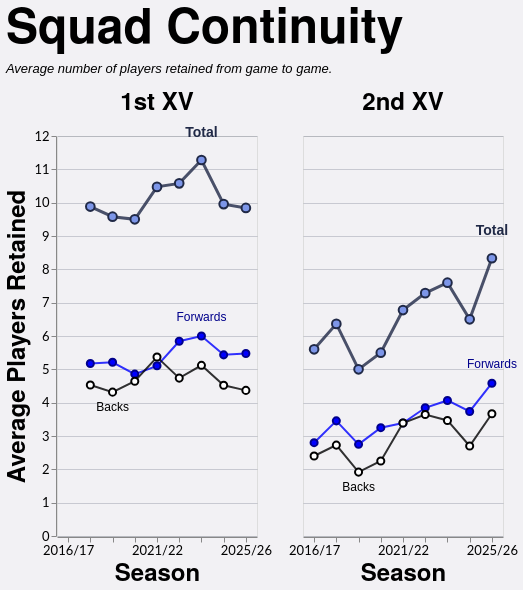

Vega-Lite specification for this chart:
### Vega-Lite specification from a JSON file in a GitHub repository (floating-point values rounded to 4 significant figures)
{"config": {"axis": {"labelFont": "Lato, sans-serif", "titleFont": "PT Sans Narrow, Helvetica Neue, Helvetica, Arial, sans-serif", "labelFontSize": 13, "titleFontSize": 24, "gridColor": "#202947", "gridOpacity": 0.2}, "header": {"labelFont": "PT Sans Narrow, Helvetica Neue, Helvetica, Arial, sans-serif", "titleFont": "PT Sans Narrow, Helvetica Neue, Helvetica, Arial, sans-serif", "labelFontSize": 24, "titleFontSize": 28, "labelFontWeight": "bold", "orient": "left"}, "legend": {"labelFont": "Lato, sans-serif", "titleFont": "PT Sans Narrow, Helvetica Neue, Helvetica, Arial, sans-serif", "labelFontSize": 14, "titleFontSize": 16, "titlePadding": 5, "fillColor": "white", "strokeColor": "black", "padding": 10, "titleFontWeight": "lighter", "titleFontStyle": "italic", "titleColor": "gray", "offset": 10}, "title": {"font": "PT Sans Narrow, Helvetica Neue, Helvetica, Arial, sans-serif", "fontSize": 48, "fontWeight": "bold", "anchor": "start", "align": "center", "titlePadding": 20, "subtitlePadding": 10, "subtitleFontSize": 13, "subtitleColor": "", "subtitleFontStyle": "italic", "offset": 15, "color": "black"}, "axisX": {"labelAngle": 0}, "facet": {"title": null, "header": null, "align": {"row": "each", "column": "each"}}, "resolve": {"scale": {"y": "independent", "facet": "independent"}}, "background": "#f2f1f4"}, "data": {"name": "data-88b545962ec730aea4a5cfcc2c9c336f"}, "facet": {"column": {"field": "squad", "header": {"labelExpr": "datum.value + ' XV'", "labelFontSize": 24}, "sort": ["1st", "2nd"], "title": null, "type": "nominal"}}, "spec": {"layer": [{"mark": {"type": "line", "color": "#202946", "opacity": 0.8, "point": {"filled": true, "color": "#7d96e8", "stroke": "#202946", "size": 75, "strokeWidth": 2}, "strokeWidth": 3}, "encoding": {"detail": [{"field": "unit", "type": "nominal"}], "tooltip": [{"field": "season", "title": "Season", "type": "ordinal"}, {"field": "squad", "title": "Squad", "type": "nominal"}, {"field": "unit", "title": "Unit", "type": "nominal"}, {"field": "retained", "format": ".1f", "title": "Avg Retained", "type": "quantitative"}], "x": {"axis": {"labelAngle": 0, "labelOverlap": "parity"}, "field": "season", "sort": "ascending", "title": "Season", "type": "ordinal"}, "y": {"axis": {"tickMinStep": 1}, "field": "retained", "scale": {"zero": true}, "title": "Average Players Retained", "type": "quantitative"}}, "transform": [{"filter": "(datum.unit === 'Total')"}]}, {"mark": {"type": "line", "color": "blue", "opacity": 0.8, "point": {"filled": true, "color": "blue", "stroke": "darkblue", "size": 50, "strokeWidth": 2}, "strokeWidth": 2}, "encoding": {"detail": [{"field": "unit", "type": "nominal"}], "tooltip": [{"field": "season", "title": "Season", "type": "ordinal"}, {"field": "squad", "title": "Squad", "type": "nominal"}, {"field": "unit", "title": "Unit", "type": "nominal"}, {"field": "retained", "format": ".1f", "title": "Avg Retained", "type": "quantitative"}], "x": {"axis": {"labelAngle": 0, "labelOverlap": "parity"}, "field": "season", "sort": "ascending", "title": "Season", "type": "ordinal"}, "y": {"axis": {"tickMinStep": 1}, "field": "retained", "scale": {"zero": true}, "title": "Average Players Retained", "type": "quantitative"}}, "transform": [{"filter": "(datum.unit === 'Forwards')"}]}, {"mark": {"type": "line", "color": "black", "opacity": 0.8, "point": {"filled": true, "color": "white", "stroke": "black", "size": 50, "strokeWidth": 2}, "strokeWidth": 2}, "encoding": {"detail": [{"field": "unit", "type": "nominal"}], "tooltip": [{"field": "season", "title": "Season", "type": "ordinal"}, {"field": "squad", "title": "Squad", "type": "nominal"}, {"field": "unit", "title": "Unit", "type": "nominal"}, {"field": "retained", "format": ".1f", "title": "Avg Retained", "type": "quantitative"}], "x": {"axis": {"labelAngle": 0, "labelOverlap": "parity"}, "field": "season", "sort": "ascending", "title": "Season", "type": "ordinal"}, "y": {"axis": {"tickMinStep": 1}, "field": "retained", "scale": {"zero": true}, "title": "Average Players Retained", "type": "quantitative"}}, "transform": [{"filter": "(datum.unit === 'Backs')"}]}, {"mark": {"type": "text", "align": "center", "baseline": "bottom", "color": "#202946", "dx": 0, "dy": -20, "fontSize": 14, "fontWeight": "bold"}, "encoding": {"detail": [{"field": "unit", "type": "nominal"}], "text": {"value": "Total"}, "tooltip": [{"field": "season", "title": "Season", "type": "ordinal"}, {"field": "squad", "title": "Squad", "type": "nominal"}, {"field": "unit", "title": "Unit", "type": "nominal"}, {"field": "retained", "format": ".1f", "title": "Avg Retained", "type": "quantitative"}], "x": {"field": "season", "type": "ordinal"}, "y": {"field": "retained", "type": "quantitative"}}, "transform": [{"filter": "(datum.unit === 'Total')"}, {"calculate": "toNumber(split(datum.season, '/')[0])", "as": "season_order"}, {"joinaggregate": [{"op": "max", "field": "retained", "as": "max_value"}, {"op": "min", "field": "retained", "as": "min_value"}], "groupby": ["squad"]}, {"filter": "datum.retained > 0"}, {"filter": "datum.retained == datum.max_value"}, {"window": [{"op": "row_number", "field": "", "as": "rank"}], "groupby": ["squad"], "sort": [{"field": "season_order", "order": "descending"}]}, {"filter": "datum.rank == 1"}]}, {"mark": {"type": "text", "align": "center", "baseline": "bottom", "color": "darkblue", "dx": 0, "dy": -12, "fontSize": 12, "fontWeight": "normal"}, "encoding": {"detail": [{"field": "unit", "type": "nominal"}], "text": {"value": "Forwards"}, "tooltip": [{"field": "season", "title": "Season", "type": "ordinal"}, {"field": "squad", "title": "Squad", "type": "nominal"}, {"field": "unit", "title": "Unit", "type": "nominal"}, {"field": "retained", "format": ".1f", "title": "Avg Retained", "type": "quantitative"}], "x": {"field": "season", "type": "ordinal"}, "y": {"field": "retained", "type": "quantitative"}}, "transform": [{"filter": "(datum.unit === 'Forwards')"}, {"calculate": "toNumber(split(datum.season, '/')[0])", "as": "season_order"}, {"joinaggregate": [{"op": "max", "field": "retained", "as": "max_value"}, {"op": "min", "field": "retained", "as": "min_value"}], "groupby": ["squad"]}, {"filter": "datum.retained > 0"}, {"filter": "datum.retained == datum.max_value"}, {"window": [{"op": "row_number", "field": "", "as": "rank"}], "groupby": ["squad"], "sort": [{"field": "season_order", "order": "descending"}]}, {"filter": "datum.rank == 1"}]}, {"mark": {"type": "text", "align": "center", "baseline": "top", "color": "black", "dx": 0, "dy": 10, "fontSize": 12, "fontWeight": "normal"}, "encoding": {"detail": [{"field": "unit", "type": "nominal"}], "text": {"value": "Backs"}, "tooltip": [{"field": "season", "title": "Season", "type": "ordinal"}, {"field": "squad", "title": "Squad", "type": "nominal"}, {"field": "unit", "title": "Unit", "type": "nominal"}, {"field": "retained", "format": ".1f", "title": "Avg Retained", "type": "quantitative"}], "x": {"field": "season", "type": "ordinal"}, "y": {"field": "retained", "type": "quantitative"}}, "transform": [{"filter": "(datum.unit === 'Backs')"}, {"calculate": "toNumber(split(datum.season, '/')[0])", "as": "season_order"}, {"joinaggregate": [{"op": "max", "field": "retained", "as": "max_value"}, {"op": "min", "field": "retained", "as": "min_value"}], "groupby": ["squad"]}, {"filter": "datum.retained > 0"}, {"filter": "datum.retained == datum.min_value"}, {"window": [{"op": "row_number", "field": "", "as": "rank"}], "groupby": ["squad"], "sort": [{"field": "season_order", "order": "descending"}]}, {"filter": "datum.rank == 1"}]}], "height": 400, "width": 200}, "spacing": 30, "title": {"text": "Squad Continuity", "subtitle": ["Average number of players retained from game to game."]}, "$schema": "https://vega.github.io/schema/vega-lite/v5.20.1.json", "datasets": {"data-88b545962ec730aea4a5cfcc2c9c336f": [{"season": "2017/18", "squad": "1st", "unit": "Total", "retained": 9.882}, {"season": "2017/18", "squad": "1st", "unit": "Forwards", "retained": 5.176}, {"season": "2017/18", "squad": "1st", "unit": "Backs", "retained": 4.529}, {"season": "2018/19", "squad": "1st", "unit": "Total", "retained": 9.579}, {"season": "2018/19", "squad": "1st", "unit": "Forwards", "retained": 5.211}, {"season": "2018/19", "squad": "1st", "unit": "Backs", "retained": 4.316}, {"season": "2019/20", "squad": "1st", "unit": "Total", "retained": 9.5}, {"season": "2019/20", "squad": "1st", "unit": "Forwards", "retained": 4.857}, {"season": "2019/20", "squad": "1st", "unit": "Backs", "retained": 4.643}, {"season": "2021/22", "squad": "1st", "unit": "Total", "retained": 10.47}, {"season": "2021/22", "squad": "1st", "unit": "Forwards", "retained": 5.105}, {"season": "2021/22", "squad": "1st", "unit": "Backs", "retained": 5.368}, {"season": "2022/23", "squad": "1st", "unit": "Total", "retained": 10.58}, {"season": "2022/23", "squad": "1st", "unit": "Forwards", "retained": 5.842}, {"season": "2022/23", "squad": "1st", "unit": "Backs", "retained": 4.737}, {"season": "2023/24", "squad": "1st", "unit": "Total", "retained": 11.28}, {"season": "2023/24", "squad": "1st", "unit": "Forwards", "retained": 6.0}, {"season": "2023/24", "squad": "1st", "unit": "Backs", "retained": 5.12}, {"season": "2024/25", "squad": "1st", "unit": "Total", "retained": 9.957}, {"season": "2024/25", "squad": "1st", "unit": "Forwards", "retained": 5.435}, {"season": "2024/25", "squad": "1st", "unit": "Backs", "retained": 4.522}, {"season": "2025/26", "squad": "1st", "unit": "Total", "retained": 9.842}, {"season": "2025/26", "squad": "1st", "unit": "Forwards", "retained": 5.474}, {"season": "2025/26", "squad": "1st", "unit": "Backs", "retained": 4.368}, {"season": "2016/17", "squad": "2nd", "unit": "Total", "retained": 5.6}, {"season": "2016/17", "squad": "2nd", "unit": "Forwards", "retained": 2.8}, {"season": "2016/17", "squad": "2nd", "unit": "Backs", "retained": 2.4}, {"season": "2017/18", "squad": "2nd", "unit": "Total", "retained": 6.364}, {"season": "2017/18", "squad": "2nd", "unit": "Forwards", "retained": 3.455}, {"season": "2017/18", "squad": "2nd", "unit": "Backs", "retained": 2.727}, {"season": "2018/19", "squad": "2nd", "unit": "Total", "retained": 5.0}, {"season": "2018/19", "squad": "2nd", "unit": "Forwards", "retained": 2.75}, {"season": "2018/19", "squad": "2nd", "unit": "Backs", "retained": 1.917}, {"season": "2019/20", "squad": "2nd", "unit": "Total", "retained": 5.5}, {"season": "2019/20", "squad": "2nd", "unit": "Forwards", "retained": 3.25}, {"season": "2019/20", "squad": "2nd", "unit": "Backs", "retained": 2.25}, {"season": "2021/22", "squad": "2nd", "unit": "Total", "retained": 6.778}, {"season": "2021/22", "squad": "2nd", "unit": "Forwards", "retained": 3.389}, {"season": "2021/22", "squad": "2nd", "unit": "Backs", "retained": 3.389}, {"season": "2022/23", "squad": "2nd", "unit": "Total", "retained": 7.286}, {"season": "2022/23", "squad": "2nd", "unit": "Forwards", "retained": 3.846}, {"season": "2022/23", "squad": "2nd", "unit": "Backs", "retained": 3.643}, {"season": "2023/24", "squad": "2nd", "unit": "Total", "retained": 7.6}, {"season": "2023/24", "squad": "2nd", "unit": "Forwards", "retained": 4.067}, {"season": "2023/24", "squad": "2nd", "unit": "Backs", "retained": 3.467}, {"season": "2024/25", "squad": "2nd", "unit": "Total", "retained": 6.5}, {"season": "2024/25", "squad": "2nd", "unit": "Forwards", "retained": 3.737}, {"season": "2024/25", "squad": "2nd", "unit": "Backs", "retained": 2.7}, {"season": "2025/26", "squad": "2nd", "unit": "Total", "retained": 8.333}, {"season": "2025/26", "squad": "2nd", "unit": "Forwards", "retained": 4.583}, {"season": "2025/26", "squad": "2nd", "unit": "Backs", "retained": 3.667}]}}
